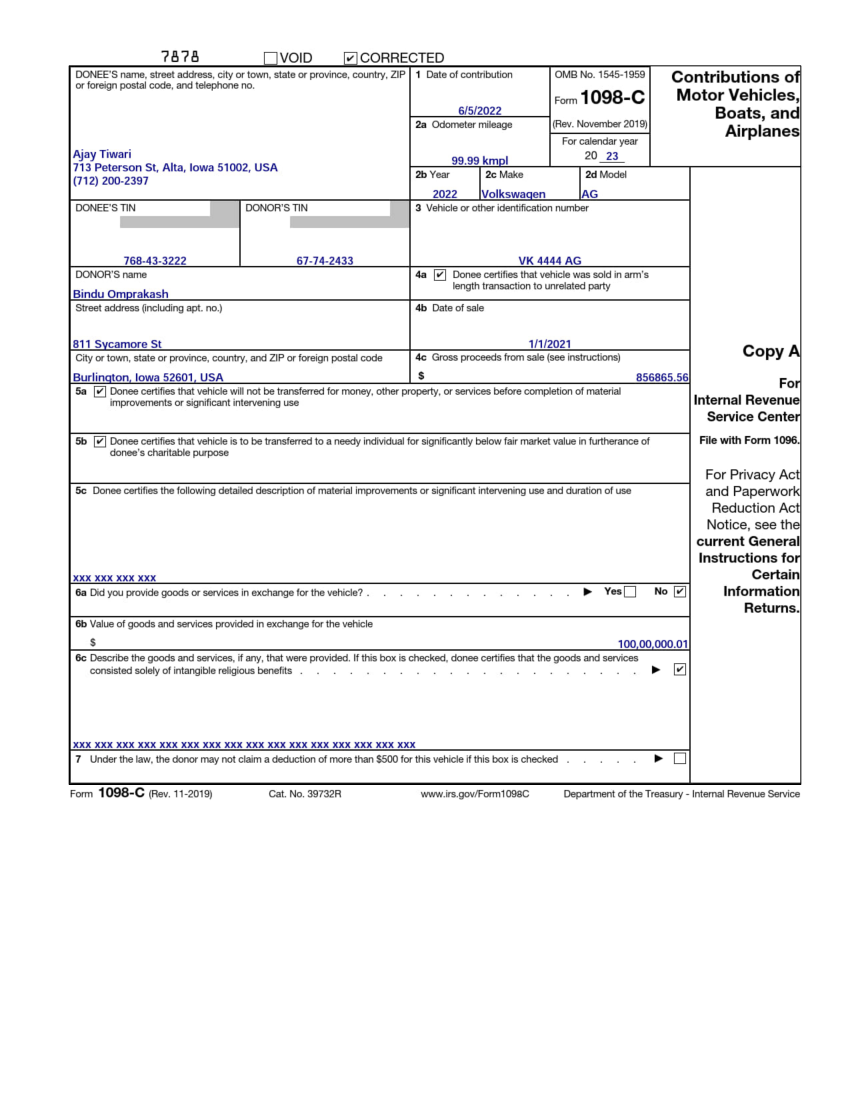
#> input picture 1098C_Samples/Sample 6_1098 C.png, 2550 x 3300 px, found by its file name (shown at 1/3 size)
$ jupyter execute --allow-errors 'Contour_Based_Extraction-Approach2 - Simpler.ipynb'
#> lines starting #> are read from the running program, lines starting #| are printed output that depends on the picture; after the words box and inside, x2 and y2 are one past the last pixel; in counts of white or black regions, pixels touching at a corner belong together
#> further down, img is the input picture: shape (3300, 2550, 3); mean B, G, R 243.4, 242.9, 242.9
[cell 1]
from PyPDF2 import PdfFileReader
from wand.image import Image
import fitz

import numpy as np
import cv2 as cv
import matplotlib.pyplot as plt

import os
import easyocr
import pytesseract
import cv2
import pandas as pd
import time

[cell 2]
# Input PDF file path
pdf_file_path = '1098C_Samples/Sample 6_1098 C.pdf'

# Output image file path
output_image_path = 'Sample 6_1098 C.png'

# Create a PyMuPDF document and load the PDF
#> (the rest of this cell did not finish here and is left out)

[cell 3]
def angle_cos(self,p0, p1, p2):
        d1, d2 = (p0-p1).astype('float'), (p2-p1).astype('float')
        return abs( np.dot(d1, d2) / np.sqrt( np.dot(d1, d1)*np.dot(d2, d2) ) )

def find_squares(output_image_path):
#> called with output_image_path = 'Sample 6_1098 C.png'
    img = cv2.imread(output_image_path)
    gray = cv2.cvtColor(img, cv2.COLOR_BGR2GRAY)
    squares = []

    # Blur the image and Apply thresholding to enhance contrast
    blur = cv2.GaussianBlur(gray, (1, 1), 0)
    thresh = cv2.threshold(blur, 0, 255, cv2.THRESH_BINARY + cv2.THRESH_OTSU)[1]
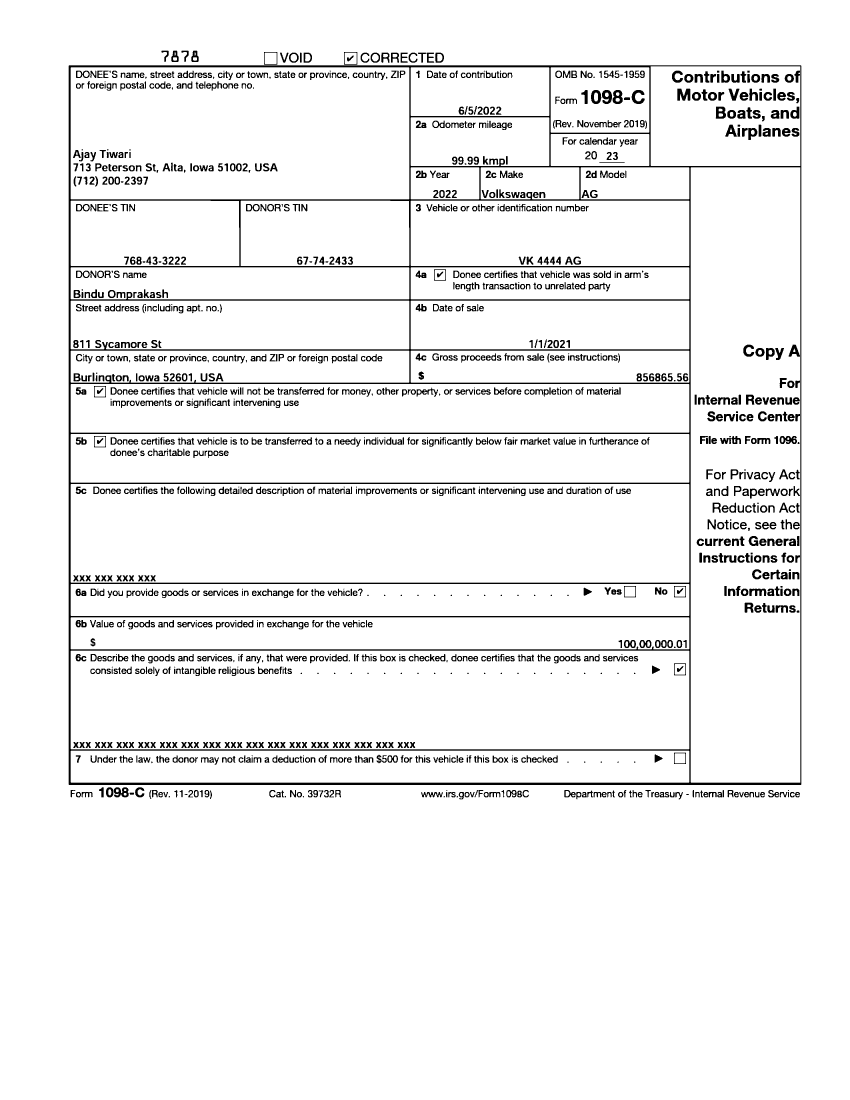
#> thresh: shape (3300, 2550) (shown at 1/3 size); 94.7% white; 1806 black regions (165 under 20 px)


    contours, _ = cv2.findContours(thresh, cv2.RETR_LIST, cv2.CHAIN_APPROX_SIMPLE)
#> contours = 2536 contours, 410 with area under 20; largest, box (x1, y1, x2, y2) and area: (0, 0, 2550, 3300) 8409151, (205, 195, 2405, 2356) 4749832, (2072, 502, 2401, 2348) 605159, (212, 1952, 2068, 2248) 547223, (212, 1452, 2068, 1748) 547223
    for cnt in contours:
        rect = cv2.boundingRect(cnt)
        if rect[2] < 15 or rect[3] < 15:
            continue

        x, y, w, h = rect
        area = w * h
        if area > 25000 and area < 1000000:
            squares.append(cnt)
#> this loop made 2536 passes
#> (x, y, w, h, area) on passes 33, 34, 36: (2384, 2375, 17, 18, 306), (2369, 2375, 16, 18, 288), (2338, 2375, 25, 18, 450)
#> after the loop, squares = 25 contours; largest, box (x1, y1, x2, y2) and area: (2072, 502, 2401, 2348) 605159, (212, 1952, 2068, 2248) 547223, (212, 1452, 2068, 1748) 547223, (212, 202, 1228, 598) 400923, (212, 1302, 2068, 1448) 268973

    print(f"Squares Detection Succesfull with Count: {len(squares)}")
#| Squares Detection Succesfull with Count: 25
    return squares

[cell 4]
img = cv2.imread('Sample 6_1098 C.png')

squares = find_squares('Sample 6_1098 C.png')
cv2.drawContours(img, squares, -1, (0, 255, 0), 1)
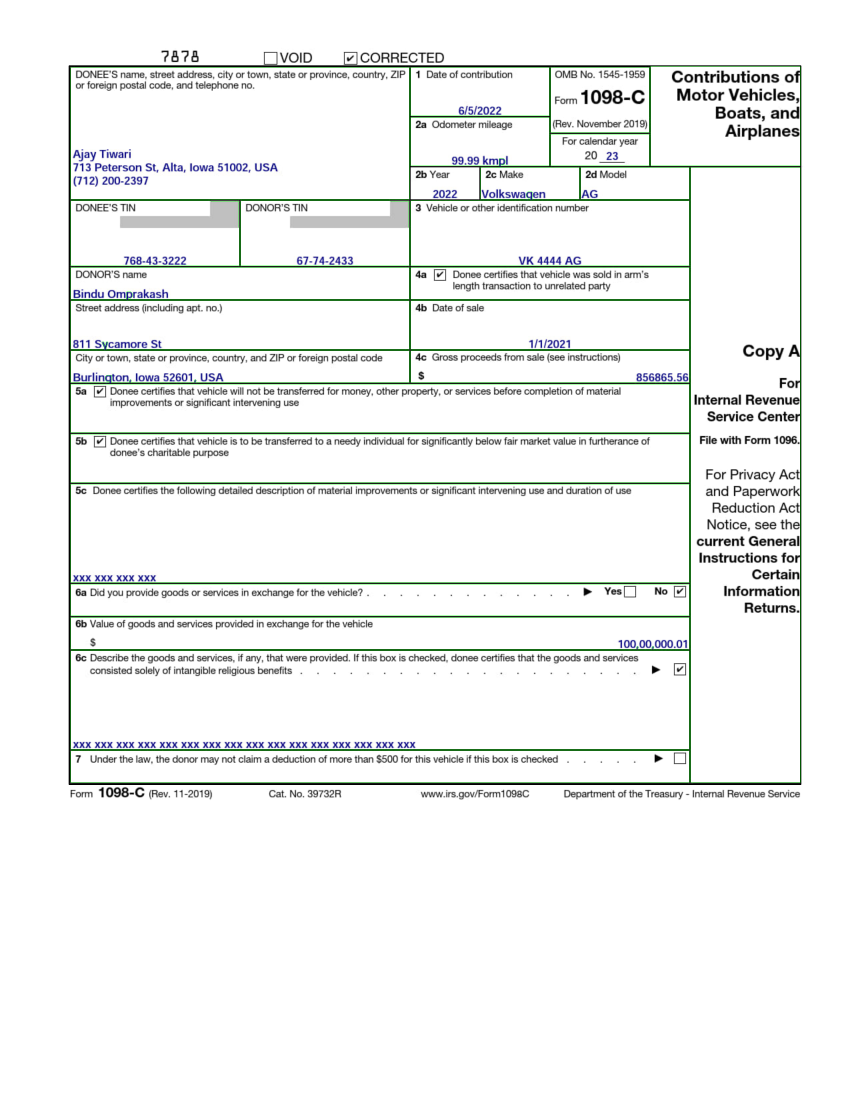
#> img: shape (3300, 2550, 3) (shown at 1/3 size); mean B, G, R 242.1, 243.3, 241.5

# Create a larger figure size
plt.figure(figsize=(15, 10))  # Adjust the width and height as needed
plt.imshow(cv2.cvtColor(img, cv2.COLOR_BGR2RGB))

# Add a title (optional)
plt.title("Enlarged Image")

# Display the image
plt.show()

[cell 5]
len(squares)
#> Out = 25

[cell 6]
def final_contour_data_extraction(output_image_path,grouped_squares):
#> called with output_image_path = 'Sample 6_1098 C.png'
    start_time = time.time()
    image = cv2.imread(output_image_path)
    data = []


    for i, contour in enumerate(grouped_squares):

        # Get the bounding box of the contour
        x, y, w, h = cv2.boundingRect(contour)

        coord_dict = {}
        coord_dict['coordinates'] = (y, y + h, x, x + w)

        # Crop the image based on the bounding box
        cropped_image = image[y:y + h, x:x + w]


        #Optional: Display the image with its centroid for verification
        plt.figure(figsize=(10, 10))
        plt.imshow(cropped_image)
        plt.show()

        text = pytesseract.image_to_string(cropped_image, lang='eng',config = "--psm 6")

        print(text)
        coord_dict['text'] = text
        data.append(coord_dict)
#> this loop made 1 pass
#> (x, y, w, h) on pass 1: (212, 2252, 1856, 96)
#> pass 1, in final_contour_data_extraction, `cropped_image = image[y:y + h, x:x + w]`:
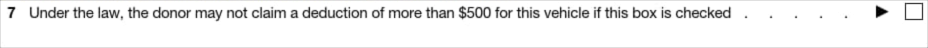
#> cropped_image: shape (96, 1856, 3) (shown at 1/2 size); mean B, G, R 240.2, 240.2, 240.2
#> after the loop, data = []


    print("Text extraction completed.")
    end_time = time.time()
    print(f"Elapsed Time: {end_time - start_time}")
    return data
